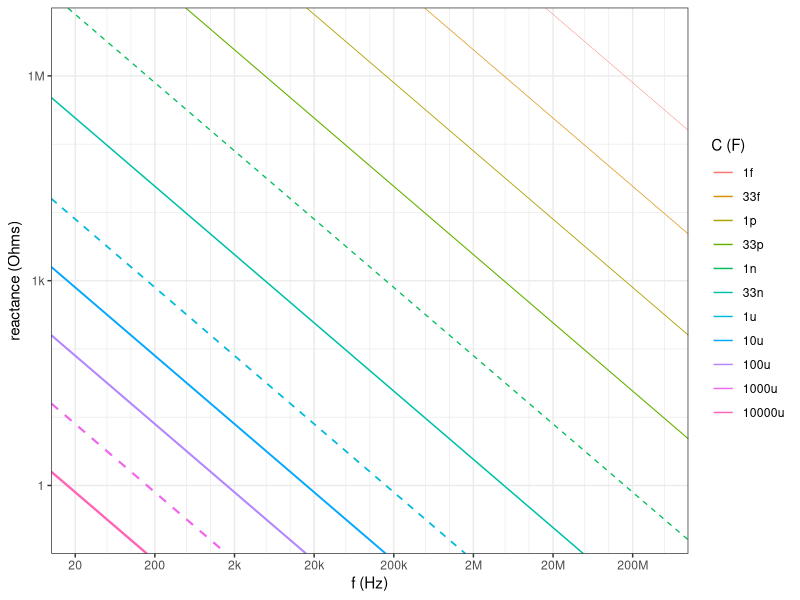
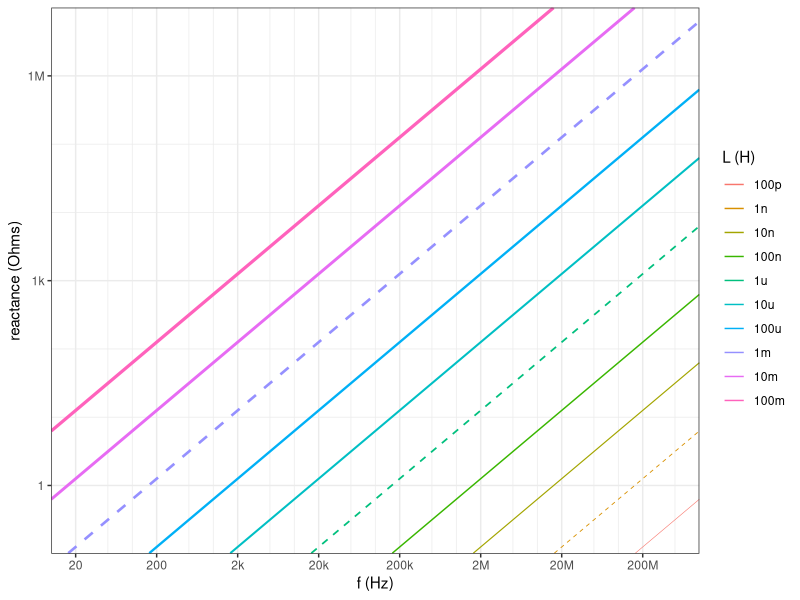
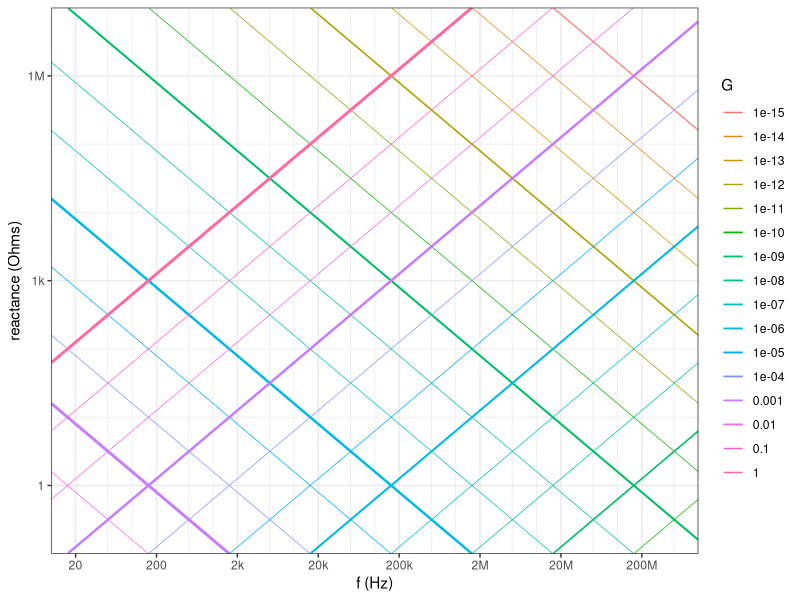
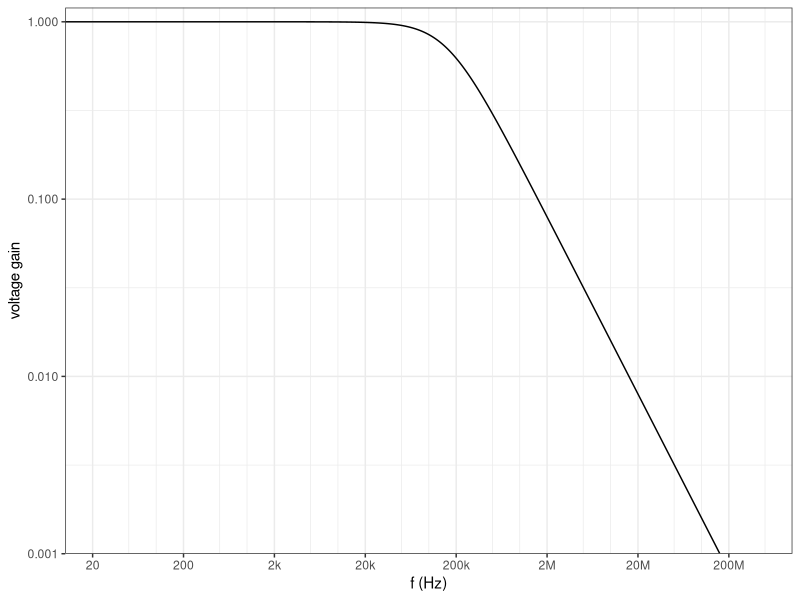
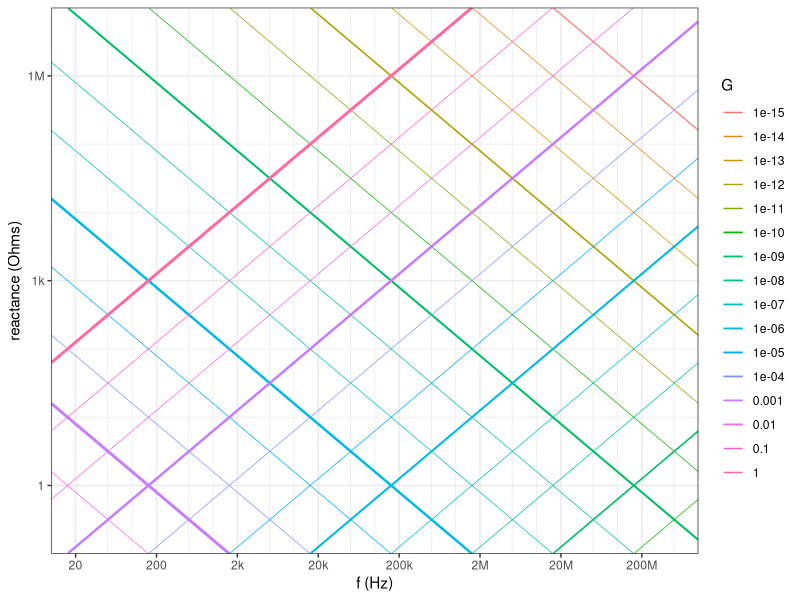

R code for these plots, in order:
## ---- chunk 1
knitr::opts_chunk$set(echo = FALSE, warning = FALSE)
library(ggplot2)
library(dplyr)
## ---- chunk 2
f <- 10^seq(1, 9, by = 0.01)
C <- c(1e-15, 33e-15, 1e-12, 33e-12, 1e-9, 33e-9, 10^seq(-6, -2, by = 1))
C_value <- c("1f", "33f", "1p", "33p", "1n", "33n", "1u", "10u", "100u", "1000u", "10000u")
val <- expand.grid(f = f, k = 1:length(C)) |>
  tibble::as_tibble() |>
  dplyr::mutate(C = C[k], 
                C_value = C_value[k] |> factor(levels = C_value),
                X = 1/2/pi/f/C)
val |>
  ggplot(aes(x = f, y = X, color = C_value)) +
  geom_line(linewidth = 0.9 + log10(val$C)/20,
            linetype = 1 + (val$C %in% c(1e-3, 1e-6, 1e-9))) +
  labs(x = "f (Hz)", y = "reactance (Ohms)", color = "C (F)") +
  scale_x_log10(breaks = 10^(1:8)*2,
                labels = c("20", "200", "2k", "20k", "200k", "2M", "20M", "200M"),
                minor_breaks = c(10^(1:8)*5, 10^(1:8)*10),
                expand = rep(0, 4)) + 
  scale_y_log10(breaks = c(1, 1000, 1e6),
                minor_breaks = c(0.1, c(10, 100), c(10, 100)*1000, 1e7),
                labels = c("1", "1k", "1M"),
                limits = c(0.1, 1e7),
                expand = rep(0, 4)) +
  theme_bw()
## ---- chunk 3
f <- 10^seq(1, 9, by = 0.01)
C <- 10^seq(-10, -1, by = 1)
C_value <- c("100p", "1n", "10n", "100n", "1u", "10u", "100u", "1m", "10m", "100m")
val <- expand.grid(f = f, k = 1:length(C)) |>
  tibble::as_tibble() |>
  dplyr::mutate(C = C[k], 
                C_value = C_value[k] |> factor(levels = C_value),
                X = 2*pi*f*C)
val |>
  ggplot(aes(x = f, y = X, color = C_value)) +
  geom_line(linewidth = 1.2 + log10(val$C)/10,
            linetype = 1 + (val$C %in% c(1e-3, 1e-6, 1e-9))) +
  labs(x = "f (Hz)", y = "reactance (Ohms)", color = "L (H)") +
  scale_x_log10(breaks = 10^(1:8)*2,
                labels = c("20", "200", "2k", "20k", "200k", "2M", "20M", "200M"),
                minor_breaks = c(10^(1:8)*5, 10^(1:8)*10),
                expand = rep(0, 4)) + 
  scale_y_log10(breaks = c(1, 1000, 1e6),
                minor_breaks = c(0.1, c(10, 100), c(10, 100)*1000, 1e7),
                labels = c("1", "1k", "1M"),
                limits = c(0.1, 1e7),
                expand = rep(0, 4)) +
  theme_bw()
## ---- chunk 4
f <- 10^seq(1, 9, by = 0.01)
C <- 10^seq(-15, -2, by = 1)
L <- 10^seq(-10, 0, by = 1)
val_C <- expand.grid(f = f, k = 1:length(C)) |>
  tibble::as_tibble() |>
  dplyr::mutate(C = C[k], 
                X = 1/2/pi/f/C,
                G = factor(C, levels = 10^seq(-15, 0, by = 1)))
val_L <- expand.grid(f = f, k = 1:length(L)) |>
  tibble::as_tibble() |>
  dplyr::mutate(L = L[k], 
                X = 2*pi*f*L,
                G = factor(L, levels = 10^seq(-15, 0, by = 1)))

ggplot(data = val_C, mapping = aes(x = f, y = X, color = G)) +
  geom_line(linewidth = 0.25 + (val_C$k %% 3 == 1) * (0.9 + log10(val_C$C)/20)) +
            #linetype = 2 - (val_C$C %in% c(1, 1e-3, 1e-6, 1e-9, 1e-12, 1e-15))) +
  geom_line(data = val_L, 
            mapping = aes(x = f, y = X, color = G),
            linewidth = 0.25 + (val_L$k %% 3 == 2) * (0.75 + log10(val_L$L)/20)) +
            #linetype = 2 - (val_L$L %in% c(1, 1e-3, 1e-6, 1e-9, 1e-12, 1e-15))) +
  labs(x = "f (Hz)", y = "reactance (Ohms)") +
  scale_x_log10(breaks = 10^(1:8)*2,
                labels = c("20", "200", "2k", "20k", "200k", "2M", "20M", "200M"),
                minor_breaks = c(10^(1:8)*5, 10^(1:8)*10),
                expand = rep(0, 4)) + 
  scale_y_log10(breaks = c(1, 1000, 1e6),
                minor_breaks = c(0.1, c(10, 100), c(10, 100)*1000, 1e7),
                labels = c("1", "1k", "1M"),
                limits = c(0.1, 1e7),
                expand = rep(0, 4)) +
  theme_bw()
ggsave("C-L-reactance.pdf", height=7, width=10)
## ---- chunk 5
plot_bode <- function(df, use_log = FALSE) {
  
  p1 <- ggplot(data = df, mapping = aes(x = f, y = A)) +
    geom_line() +
    labs(x = "f (Hz)", y = "voltage gain") +
    scale_x_log10(breaks = 10^(1:8)*2,
                  labels = c("20", "200", "2k", "20k", "200k", "2M", "20M", "200M"),
                  minor_breaks = c(10^(1:8)*5, 10^(1:8)*10),
                  expand = rep(0, 4)) + 
    theme_bw()
  
  if (use_log) {
    p1 <- p1 +
      scale_y_log10(limits = c(0.001, 1),
                    expand = c(0, 0, 0.02, 0.02))
  } else {
    p1 <- p1 +
        scale_y_continuous(breaks = seq(0, 1, by = 0.1),
                  minor_breaks = seq(0, 1, by = 0.025))
  }
  
  return(p1)
}
## ---- chunk 6
Ang <- function(z) { atan(Im(z)/Re(z)) * (180/pi) }
div_mag <- function(z1, z2) { abs(z2) / abs(z1 + z2) }
div_ang <- function(z1, z2) { Ang(z2) - Ang(z1 + z2) }


f <- 10^seq(1, 9, length = 1000)
R <- 1000
C <- 1e-9
z1 <- rep(R, length(f))
z2 <- -1i/(2*pi*f*C)
plot_bode(tibble(f = f, A = div_mag(z1, z2)), use_log = TRUE)
